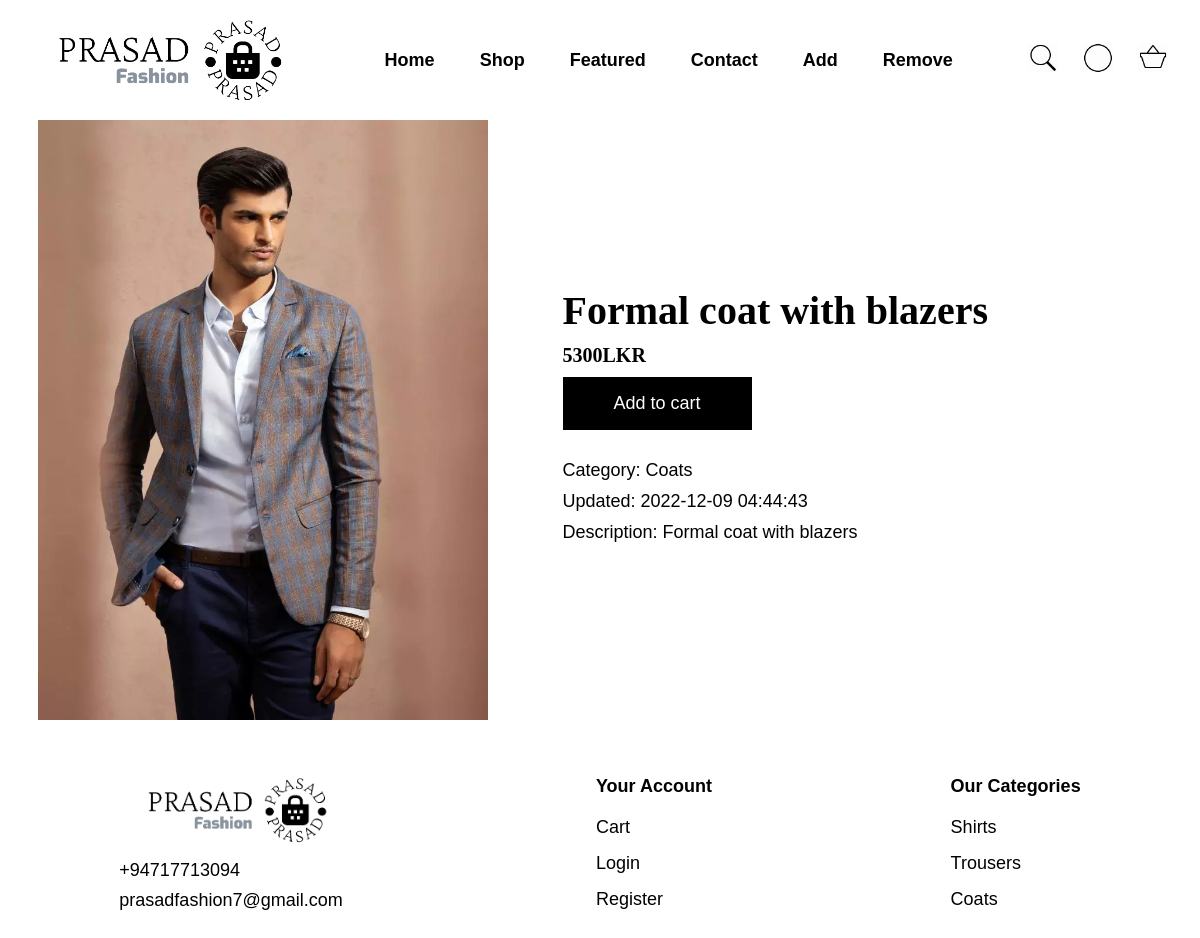
The page /item.php?item=21 on the database its author committed.
### tables this page shows
CREATE TABLE `items` (
  `itemId` int(11) NOT NULL,
  `itemName` text NOT NULL,
  `itemDescription` text NOT NULL,
  `itemImage` text NOT NULL,
  `itemPrice` int(11) NOT NULL,
  `itemCategory` text NOT NULL,
  `itemAddedDate` timestamp NOT NULL DEFAULT current_timestamp()
);

### logic.php (called while the page is built, shortened)
<?php
    $conn = mysqli_connect("localhost", "root", "", "prasadFashion");
    if(isset($_REQUEST['item'])){
        $itemId = $_REQUEST['item'];
        $sql = "SELECT * FROM items WHERE itemId = $itemId";
        $viewItemQuery = mysqli_query($conn, $sql);
    }
?>

### item.php (the view, shortened to what this page needs)
<?php include "header.php";?>
<section id="viewItems">
    <div class="container">
        <?php foreach($viewItemQuery as $q){?>
            <img src="./items/<?php echo $q['itemImage'];?>" alt="<?php echo $q['itemName'];?>">
            <div>
                <h2><?php echo $q['itemName'];?></h2>
                <h3><?php echo $q['itemPrice'];?>LKR</h3>
                <form method="post">
                    <button type="submit" name="addToCart">Add to cart</button>
                </form>
                <p>Category: <?php echo $q['itemCategory'];?></p>
                <p>Updated: <?php echo $q['itemAddedDate'];?></p>
                <p>Description: <?php echo $q['itemDescription'];?></p>
            </div>
        <?php }?>
    </div>
</section>
<?php include "footer.php";?>

### assets/css/style.css (style rules this page uses)
* { margin: 0px; padding: 0px; }
* { font-family: Arial, Helvetica, sans-serif; color: black; font-size: 18px; }
h1,h2,h3 { font-family: Georgia, 'Times New Roman', Times, serif; font-weight: bold; }
h2 { font-size: 40px; }
h3 { font-size: 20px; }
button { background-color: #000000; border: 1px solid black; padding: 15px 50px; transition: 0.5s; color: white; }
#viewItems div.container { display: flex; justify-content: space-around; align-items: center; }
#viewItems div div { width: 600px; }
#viewItems img { max-width: 600px; max-height: 600px; transition: 0.5s; }
#viewItems h2, #viewItems h3, #viewItems p { margin-bottom: 10px; }
#viewItems button { margin-bottom: 30px; }

### rows shown on the page
items: itemImage (picture), itemName "Formal coat with blazers", itemPrice "5300", itemCategory "Coats", itemAddedDate "2022-12-09 04:44:43", itemDescription "Formal coat with blazers"
